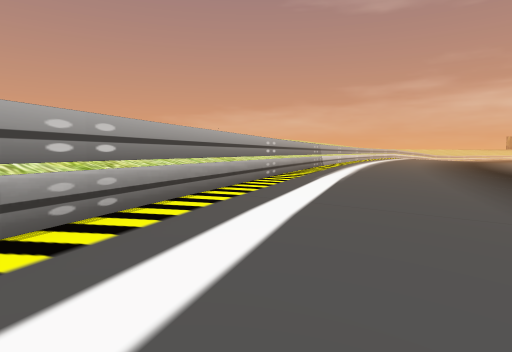
View 1 (above)

17 first-person views from a walk through a 3-D level made in the Unity game engine. The camera is 1.4 m above the floor, tilts 4° down and sees 75° across. The floor is counted in squares, 2 m on a side. Each view is taken from the middle of a square. On the plan, view 1 faces up. The plan holds only what a view shows up to about 10 squares ahead; the rest is blank. The place goes on beyond the plan. The player is left out.

View 2
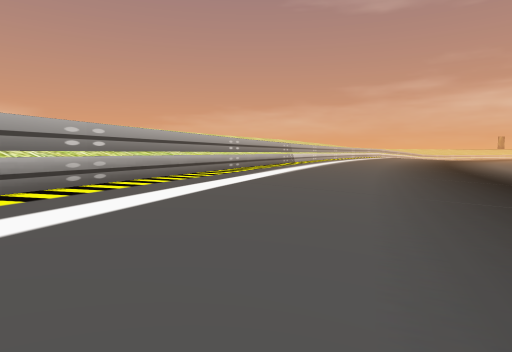

View 3
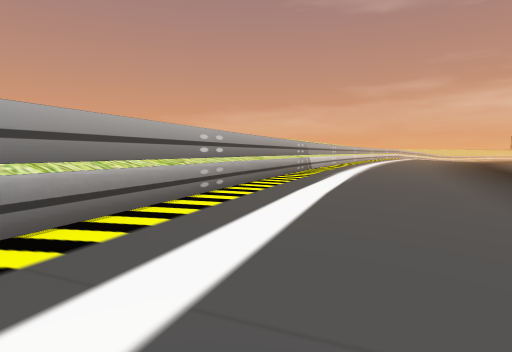

View 4
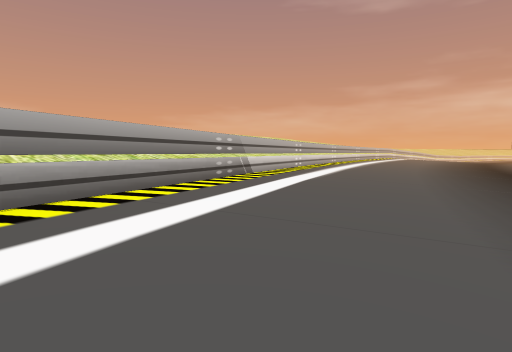

View 5
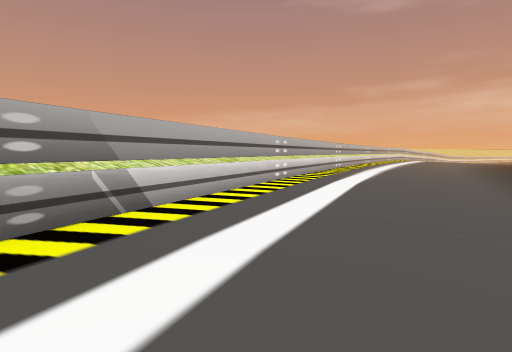

View 6
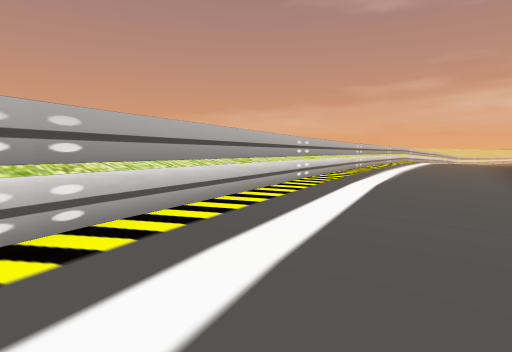

View 7
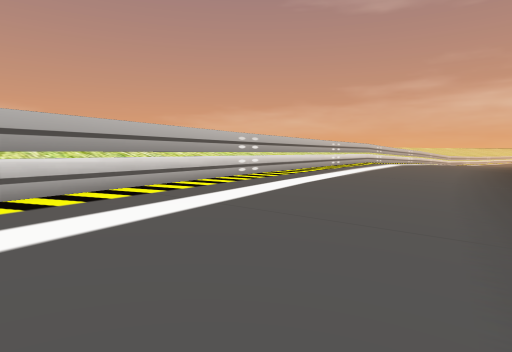

View 8
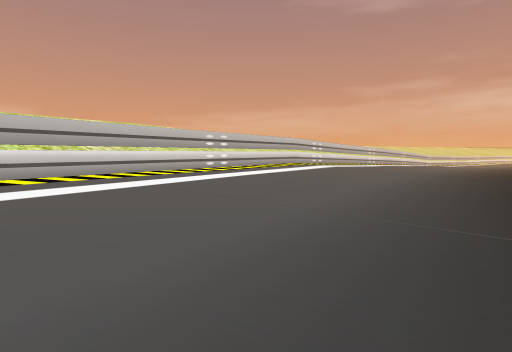

View 9
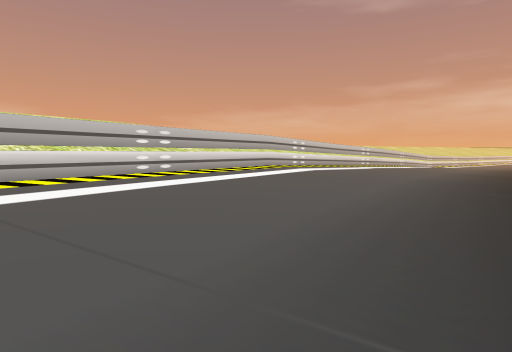

View 10
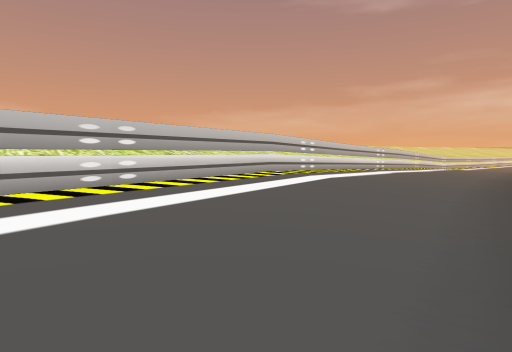

View 11
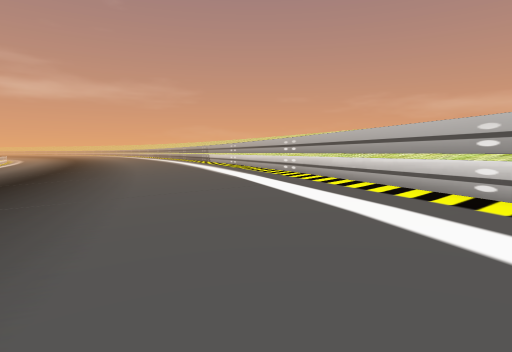

View 12
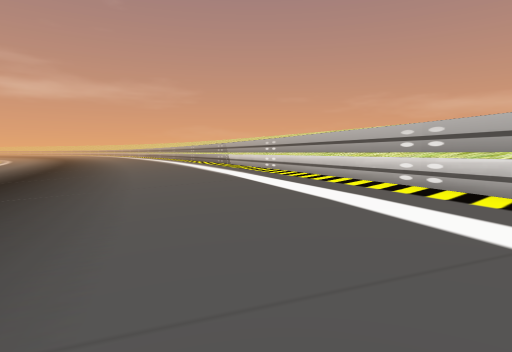

View 13
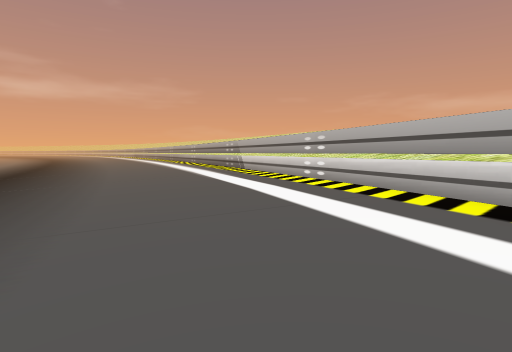

View 14
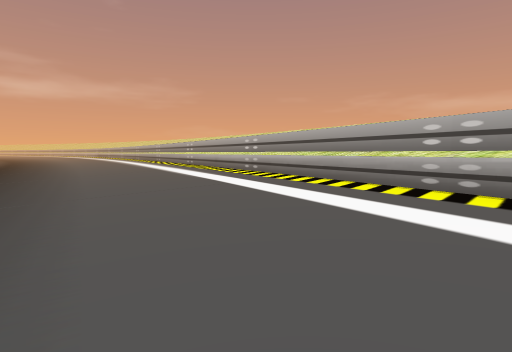

View 15
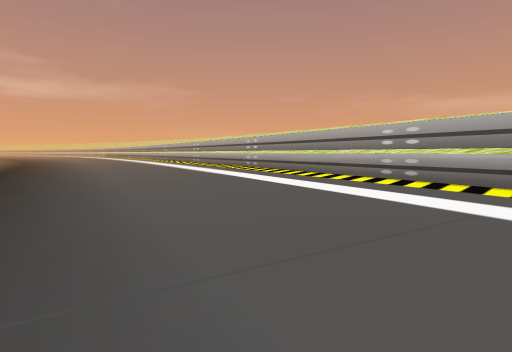

View 16
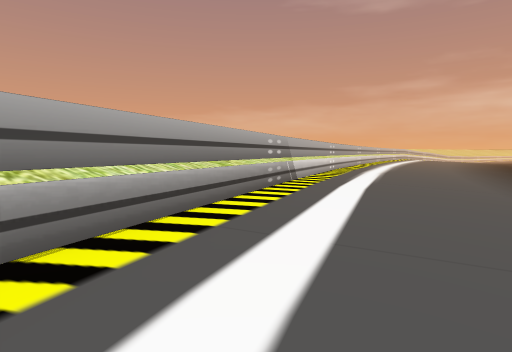

View 17
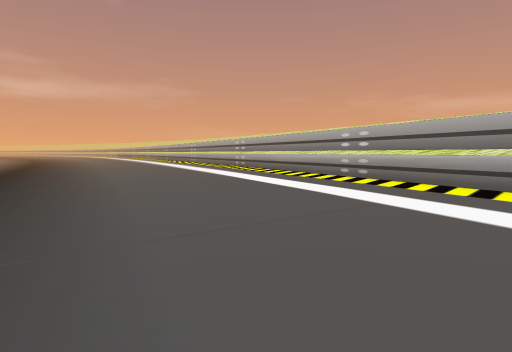

### Floor plan
Key: @ floor where view 1 was taken; # wall or solid block; . main floor; : floor 0.25 m higher than the main floor; - floor 0.25 m lower than the main floor; _ floor 0.5 m lower than the main floor; < floor 0.75 m lower than the main floor; / step, stairs or slope.
Columns run from 3 left of view 1 to 22 right of it. Each row starts with its distance up from view 1.
 37                  ##:////__
 36                  #::.////_
 35                 ##:..--//
 34                ##:...--_/
 33                #::..---_
 32               ##:..---_
 31               #:...--__
 30              ##:..---_
 29             ##:...--_
 28             #:...--__
 27            ##:..---_
 26            #:...--_
 25           ##:..---
 24           #:...--
 23          ##:..--_
 22          #:...--_
 21         ##:..--__
 20         #:...--__
 19        ##:..--___
 18        #:...--__
 17       ##:..--___
 16       #:...--__
 15      ##:..---__
 14      #::..--__
 13      #:..---__
 12     ##:..--__
 11     #:...--_
 10    ##:..--__
  9    #::..--_
  8    #:..---__
  7   ##:..--__<
  6   #:...--__
  5   #:..---_
  4  ##:..--__
  3  #:...--_
  2  #:..--__
  1 ##:..--__
  0 #:.@.--_
 -1 #:..--__
 -2 #:..--_

Where each view was taken, in squares from view 1:
view 1: 0 up, 0 right, facing up
view 2: 2 down, 1 right, facing up
view 3: 3 up, 1 right, facing up
view 4: 6 up, 3 right, facing up
view 5: 11 up, 4 right, facing up
view 6: 16 up, 6 right, facing up
view 7: 21 up, 10 right, facing up
view 8: 25 up, 14 right, facing up
view 9: 27 up, 15 right, facing up
view 10: 29 up, 15 right, facing up
view 11: 29 up, 14 right, facing down-left
view 12: 25 up, 12 right, facing down-left
view 13: 22 up, 10 right, facing down-left
view 14: 4 up, 3 right, facing down-left
view 15: 5 up, 4 right, facing down-left
view 16: 7 up, 2 right, facing up
view 17: 11 up, 6 right, facing down-left
